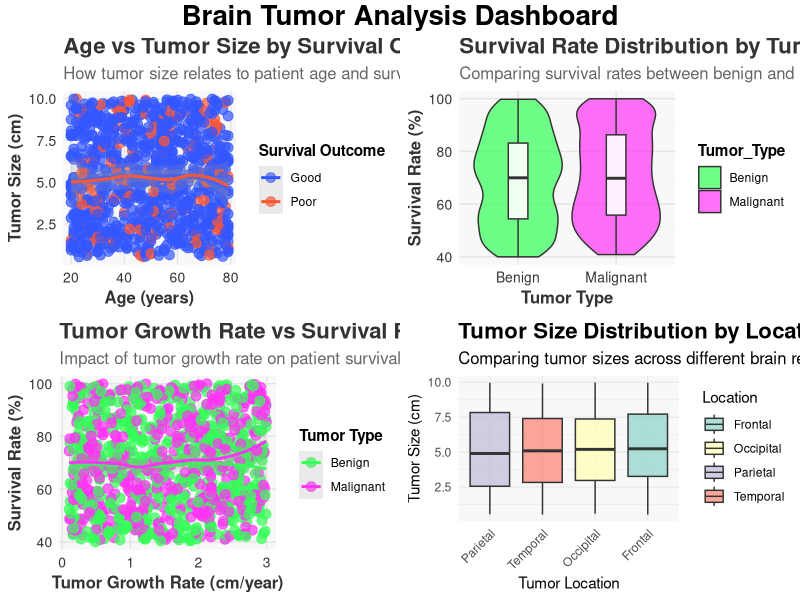
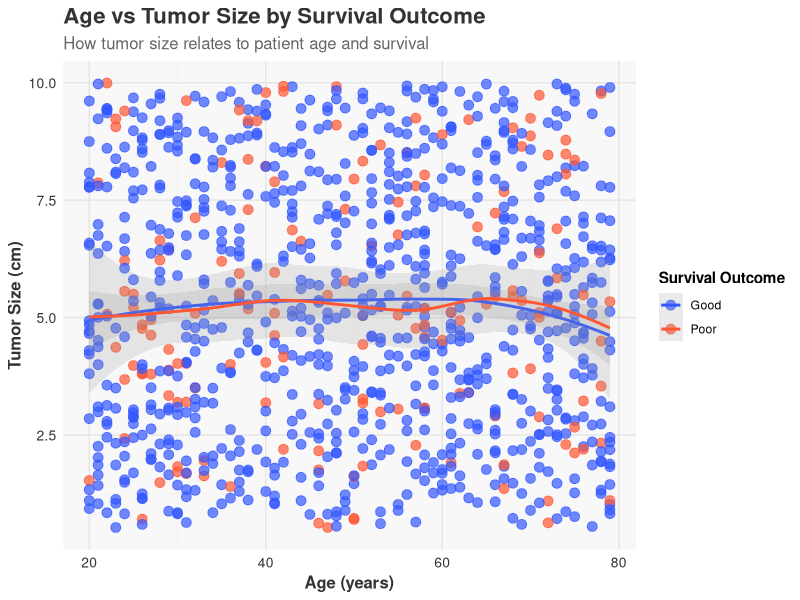
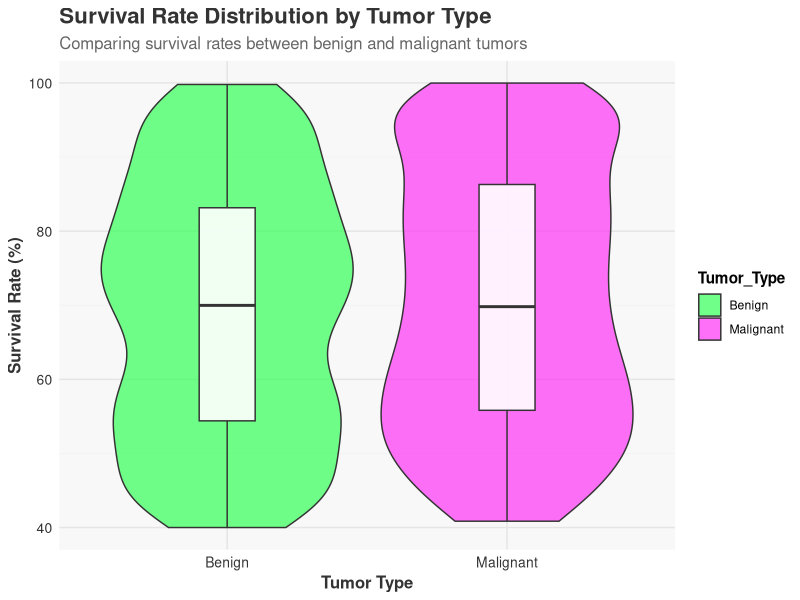
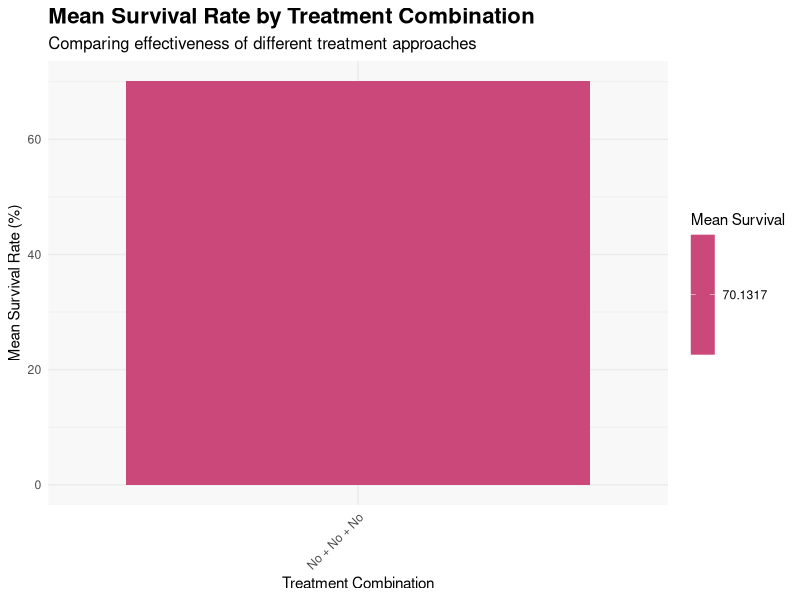
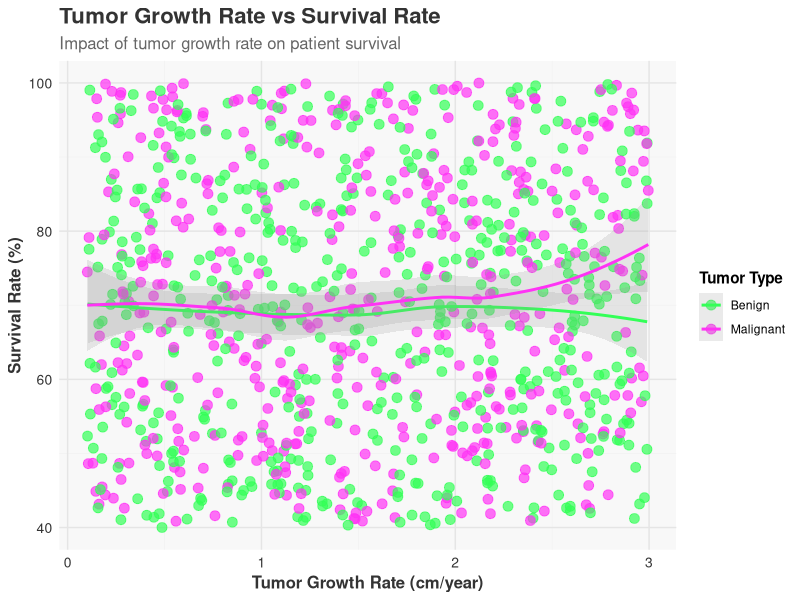
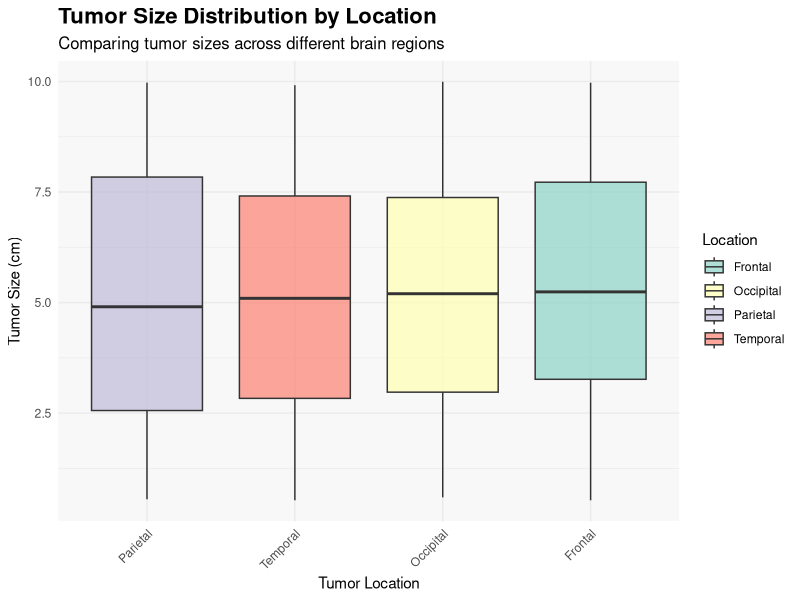
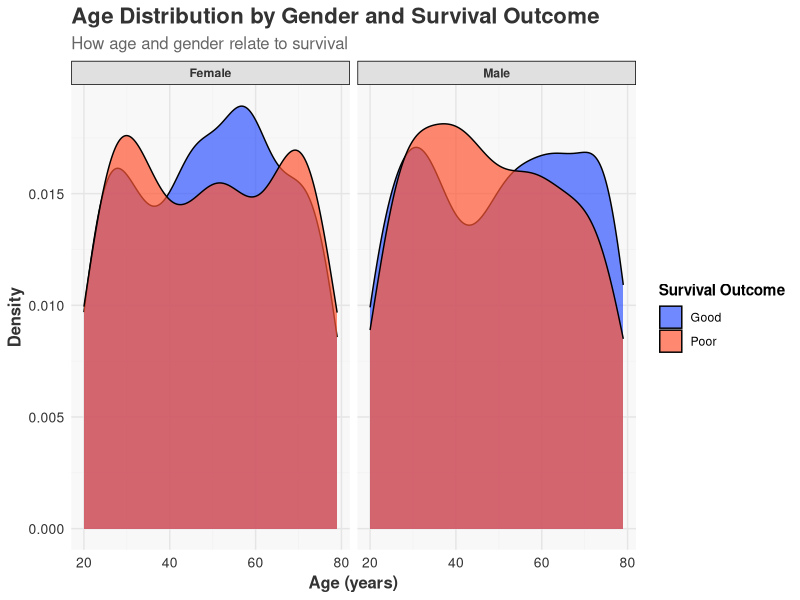
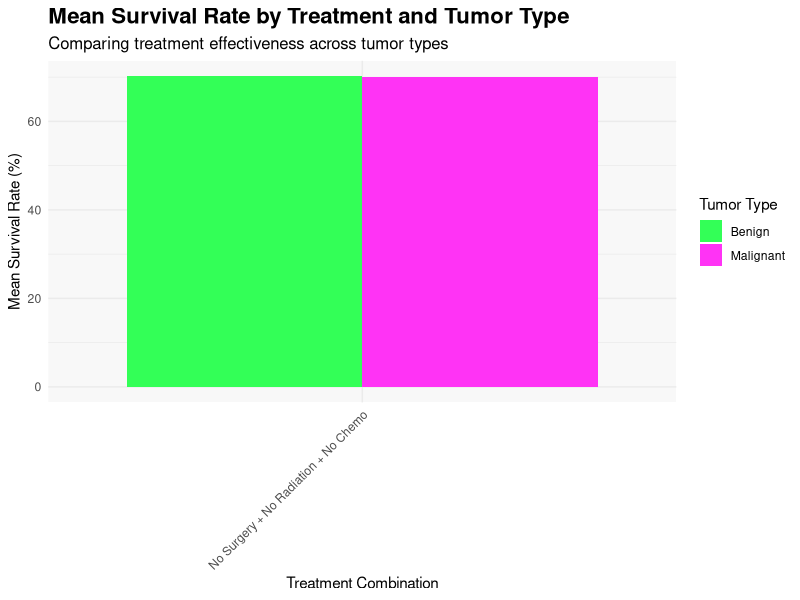

Recreate these plots in R, in order.
# Load required libraries
# List of required packages
pkgs <- c("tidyverse", "ggplot2", "viridis", "RColorBrewer", "gridExtra", "GGally")

# Install only the packages that are not already installed
to_install <- pkgs[!pkgs %in% rownames(installed.packages())]

if (length(to_install) > 0) {
  install.packages(to_install, repos = "https://cran.rstudio.com/")
} else {
  message("✅ All required packages are already installed.")
}

# Load all required packages
invisible(lapply(pkgs, library, character.only = TRUE))

# Create the plots directory if it doesn't exist
if (!dir.exists("plots/dataAnalysis")) {
  dir.create("plots/dataAnalysis", recursive = TRUE)
}

# Set a vibrant color palette
vibrant_colors <- c("#FF5733", "#33FF57", "#3357FF", "#FF33F5", "#F5FF33", "#33FFF5")
pastel_colors <- c("#FFB6C1", "#98FB98", "#ADD8E6", "#FFA07A", "#FFFACD", "#E6E6FA")
bold_colors <- c("#FF0000", "#00FF00", "#0000FF", "#FF00FF", "#FFFF00", "#00FFFF")

# Set a seed for reproducibility
set.seed(42)

# Load the dataset
data <- read.csv("data/processed/brain_tumor_data_clean.csv")

# Print basic summary
cat("Original Data Summary:\n")
cat("Dimensions:", dim(data), "\n")
cat("First few rows:\n")
print(head(data))

# --- Data Preprocessing ---

# Check for NA values before attempting to filter
cat("\nCount of NA values per column:\n")
print(colSums(is.na(data)))

# Handle missing values properly - instead of removing rows, let's fill NA values
if(any(is.na(data))) {
  # For numeric columns, fill with median
  numeric_cols <- c("Age", "Tumor_Size", "Survival_Rate", "Tumor_Growth_Rate")
  for(col in numeric_cols) {
    if(any(is.na(data[[col]]))) {
      data[[col]][is.na(data[[col]])] <- median(data[[col]], na.rm = TRUE)
      cat("Filled NA values in", col, "with median\n")
    }
  }
  
  # For categorical columns, fill with mode
  categorical_cols <- setdiff(names(data), c("Patient_ID", numeric_cols))
  for(col in categorical_cols) {
    if(any(is.na(data[[col]]))) {
      mode_val <- names(sort(table(data[[col]]), decreasing = TRUE))[1]
      data[[col]][is.na(data[[col]])] <- mode_val
      cat("Filled NA values in", col, "with mode:", mode_val, "\n")
    }
  }
}

# Check Survival_Binary values before conversion
cat("\nUnique values in Survival_Binary:", unique(data$Survival_Binary), "\n")

# Convert categorical variables to factors with appropriate levels
data <- data %>% 
  mutate(
    # Try to handle the case where Survival_Binary might have unexpected values
    Survival_Binary = case_when(
      Survival_Binary == "0" ~ "Poor",
      Survival_Binary == "1" ~ "Good",
      TRUE ~ as.character(Survival_Binary)  # Keep other values as is
    ),
    Survival_Binary = factor(Survival_Binary),
    
    Gender = factor(Gender),
    Tumor_Type = factor(Tumor_Type),
    Location = factor(Location),
    Histology = factor(Histology),
    
    # Convert other binary variables to Yes/No format
    Radiation_Treatment = ifelse(Radiation_Treatment == "1", "Yes", "No"),
    Surgery_Performed = ifelse(Surgery_Performed == "1", "Yes", "No"),
    Chemotherapy = ifelse(Chemotherapy == "1", "Yes", "No"),
    Family_History = ifelse(Family_History == "1", "Yes", "No"),
    Follow_Up_Required = ifelse(Follow_Up_Required == "1", "Yes", "No"),
    
    # Convert MRI_Result to factor
    MRI_Result = factor(MRI_Result)
  )

# Print updated factor levels
cat("\nSurvival_Binary levels after conversion:", levels(data$Survival_Binary), "\n")

# Remove Patient_ID
data <- data %>% select(-Patient_ID)

# Print summary after preprocessing
cat("\nData After Preprocessing:\n")
cat("Dimensions:", dim(data), "\n")
print(summary(data))

# --- Ensure a manageable dataset size for visualization ---

# If the dataset is too large, sample a subset
max_points <- 1000  # Maximum number of points for clear visualization
if(nrow(data) > max_points) {
  cat("\nSampling", max_points, "rows for clearer visualization\n")
  data_sample <- data %>% sample_n(max_points)
} else {
  data_sample <- data
}

# --- Create Enhanced Visualizations ---

# Function to create a consistent theme for all plots
create_vibrant_theme <- function() {
  theme_minimal() +
  theme(
    plot.background = element_rect(fill = "white", color = NA),
    panel.background = element_rect(fill = "#F8F8F8", color = NA),
    panel.grid.major = element_line(color = "gray90"),
    panel.grid.minor = element_line(color = "gray95"),
    plot.title = element_text(face = "bold", size = 16, color = "#333333"),
    plot.subtitle = element_text(size = 12, color = "#666666"),
    axis.title = element_text(face = "bold", size = 12, color = "#333333"),
    axis.text = element_text(size = 10, color = "#333333"),
    legend.background = element_rect(fill = "white", color = NA),
    legend.key = element_rect(fill = "white"),
    legend.title = element_text(face = "bold"),
    strip.background = element_rect(fill = "#E0E0E0"),
    strip.text = element_text(face = "bold", color = "#333333")
  )
}

# 1. Age vs Tumor Size by Survival Outcome - Improved Scatter Plot
p1 <- ggplot(data_sample, aes(x = Age, y = Tumor_Size, color = Survival_Binary)) +
  geom_point(alpha = 0.7, size = 3) +
  geom_smooth(method = "loess", se = TRUE, alpha = 0.2) +
  scale_color_manual(values = c("Poor" = "#FF5733", "Good" = "#3357FF")) +
  labs(
    title = "Age vs Tumor Size by Survival Outcome",
    subtitle = "How tumor size relates to patient age and survival",
    x = "Age (years)",
    y = "Tumor Size (cm)",
    color = "Survival Outcome"
  ) +
  create_vibrant_theme()

ggsave("plots/dataAnalysis/age_vs_tumor_size_survival.png", p1, width = 10, height = 7, bg = "white")

# 2. Survival Rate Distribution by Tumor Type - Violin Plot
p2 <- ggplot(data_sample, aes(x = Tumor_Type, y = Survival_Rate, fill = Tumor_Type)) +
  geom_violin(alpha = 0.7, scale = "width") +
  geom_boxplot(width = 0.2, alpha = 0.9, fill = "white") +
  scale_fill_manual(values = c("Benign" = "#33FF57", "Malignant" = "#FF33F5")) +
  labs(
    title = "Survival Rate Distribution by Tumor Type",
    subtitle = "Comparing survival rates between benign and malignant tumors",
    x = "Tumor Type",
    y = "Survival Rate (%)"
  ) +
  create_vibrant_theme()

ggsave("plots/dataAnalysis/survival_rate_by_tumor_type.png", p2, width = 10, height = 7, bg = "white")

# 3. Treatment Effectiveness - Bar Chart
treatment_data <- data %>%
  group_by(Surgery_Performed, Radiation_Treatment, Chemotherapy) %>%
  summarize(
    Mean_Survival = mean(Survival_Rate, na.rm = TRUE),
    Count = n(),
    .groups = "drop"
  ) %>%
  filter(Count >= 5)  # Filter out small groups

treatment_data$Treatment_Combo <- paste(
  treatment_data$Surgery_Performed,
  treatment_data$Radiation_Treatment,
  treatment_data$Chemotherapy,
  sep = " + "
)

p3 <- ggplot(treatment_data, aes(x = reorder(Treatment_Combo, Mean_Survival), 
                                y = Mean_Survival, 
                                fill = Mean_Survival)) +
  geom_bar(stat = "identity") +
  scale_fill_viridis_c(option = "plasma") +
  labs(
    title = "Mean Survival Rate by Treatment Combination",
    subtitle = "Comparing effectiveness of different treatment approaches",
    x = "Treatment Combination",
    y = "Mean Survival Rate (%)",
    fill = "Mean Survival"
  ) +
  theme_minimal() +
  theme(
    plot.background = element_rect(fill = "white", color = NA),
    panel.background = element_rect(fill = "#F8F8F8", color = NA),
    axis.text.x = element_text(angle = 45, hjust = 1),
    plot.title = element_text(face = "bold", size = 16),
    plot.subtitle = element_text(size = 12)
  )

ggsave("plots/dataAnalysis/treatment_effectiveness.png", p3, width = 12, height = 7, bg = "white")

# 4. Tumor Growth Rate vs Survival Rate by Tumor Type - Scatter Plot with Density
p4 <- ggplot(data_sample, aes(x = Tumor_Growth_Rate, y = Survival_Rate, color = Tumor_Type)) +
  geom_point(alpha = 0.7, size = 3) +
  geom_smooth(method = "loess", se = TRUE, alpha = 0.2) +
  scale_color_manual(values = c("Benign" = "#33FF57", "Malignant" = "#FF33F5")) +
  labs(
    title = "Tumor Growth Rate vs Survival Rate",
    subtitle = "Impact of tumor growth rate on patient survival",
    x = "Tumor Growth Rate (cm/year)",
    y = "Survival Rate (%)",
    color = "Tumor Type"
  ) +
  create_vibrant_theme()

ggsave("plots/dataAnalysis/growth_vs_survival_by_type.png", p4, width = 10, height = 7, bg = "white")

# 5. Tumor Size Distribution by Location - Box Plot
p5 <- ggplot(data_sample, aes(x = reorder(Location, Tumor_Size, FUN = median), 
                             y = Tumor_Size, 
                             fill = Location)) +
  geom_boxplot(alpha = 0.7) +
  scale_fill_brewer(palette = "Set3") +
  labs(
    title = "Tumor Size Distribution by Location",
    subtitle = "Comparing tumor sizes across different brain regions",
    x = "Tumor Location",
    y = "Tumor Size (cm)"
  ) +
  theme_minimal() +
  theme(
    plot.background = element_rect(fill = "white", color = NA),
    panel.background = element_rect(fill = "#F8F8F8", color = NA),
    axis.text.x = element_text(angle = 45, hjust = 1),
    plot.title = element_text(face = "bold", size = 16),
    plot.subtitle = element_text(size = 12)
  )

ggsave("plots/dataAnalysis/tumor_size_by_location.png", p5, width = 12, height = 7, bg = "white")

# 6. Age Distribution by Gender with Survival Outcome - Density Plot
p6 <- ggplot(data_sample, aes(x = Age, fill = Survival_Binary)) +
  geom_density(alpha = 0.7) +
  facet_wrap(~Gender) +
  scale_fill_manual(values = c("Poor" = "#FF5733", "Good" = "#3357FF")) +
  labs(
    title = "Age Distribution by Gender and Survival Outcome",
    subtitle = "How age and gender relate to survival",
    x = "Age (years)",
    y = "Density",
    fill = "Survival Outcome"
  ) +
  create_vibrant_theme()

ggsave("plots/dataAnalysis/age_distribution_by_gender_survival.png", p6, width = 10, height = 7, bg = "white")

# 7. Treatment Effect on Survival by Tumor Type - Bar Chart
# Create a combined treatment variable
data$Treatment <- paste(
  ifelse(data$Surgery_Performed == "Yes", "Surgery", "No Surgery"),
  ifelse(data$Radiation_Treatment == "Yes", "Radiation", "No Radiation"),
  ifelse(data$Chemotherapy == "Yes", "Chemo", "No Chemo"),
  sep = " + "
)

treatment_effect <- data %>%
  group_by(Treatment, Tumor_Type) %>%
  summarize(
    Mean_Survival = mean(Survival_Rate, na.rm = TRUE),
    Count = n(),
    .groups = "drop"
  ) %>%
  filter(Count >= 5)  # Filter out rare combinations

p7 <- ggplot(treatment_effect, aes(x = reorder(Treatment, Mean_Survival), 
                                  y = Mean_Survival, 
                                  fill = Tumor_Type)) +
  geom_bar(stat = "identity", position = "dodge") +
  scale_fill_manual(values = c("Benign" = "#33FF57", "Malignant" = "#FF33F5")) +
  labs(
    title = "Mean Survival Rate by Treatment and Tumor Type",
    subtitle = "Comparing treatment effectiveness across tumor types",
    x = "Treatment Combination",
    y = "Mean Survival Rate (%)",
    fill = "Tumor Type"
  ) +
  theme_minimal() +
  theme(
    plot.background = element_rect(fill = "white", color = NA),
    panel.background = element_rect(fill = "#F8F8F8", color = NA),
    axis.text.x = element_text(angle = 45, hjust = 1),
    plot.title = element_text(face = "bold", size = 16),
    plot.subtitle = element_text(size = 12)
  )

ggsave("plots/dataAnalysis/treatment_effect_by_tumor_type.png", p7, width = 14, height = 7, bg = "white")

# 8. Survival Prediction Heatmap
# Create a basic linear model for survival prediction
tryCatch({
  model <- lm(Survival_Rate ~ Age + Tumor_Size + Tumor_Growth_Rate + Tumor_Type, data = data)
  
  # Create prediction grid
  age_range <- seq(min(data$Age), max(data$Age), length.out = 20)
  size_range <- seq(min(data$Tumor_Size), max(data$Tumor_Size), length.out = 20)
  
  prediction_grid <- expand.grid(
    Age = age_range,
    Tumor_Size = size_range,
    Tumor_Growth_Rate = median(data$Tumor_Growth_Rate),
    Tumor_Type = factor("Malignant", levels = levels(data$Tumor_Type))
  )
  
  # Add predictions
  prediction_grid$Predicted_Survival <- predict(model, newdata = prediction_grid)
  
  # Create heatmap
  p8 <- ggplot(prediction_grid, aes(x = Age, y = Tumor_Size, fill = Predicted_Survival)) +
    geom_tile() +
    scale_fill_viridis_c(option = "plasma", name = "Predicted\nSurvival Rate") +
    labs(
      title = "Predicted Survival Rate by Age and Tumor Size",
      subtitle = "Based on linear regression model",
      x = "Age (years)",
      y = "Tumor Size (cm)"
    ) +
    theme_minimal() +
    theme(
      plot.background = element_rect(fill = "white", color = NA),
      panel.background = element_rect(fill = "#F8F8F8", color = NA),
      plot.title = element_text(face = "bold", size = 16),
      plot.subtitle = element_text(size = 12)
    )
  
  ggsave("plots/dataAnalysis/survival_prediction_heatmap.png", p8, width = 10, height = 8, bg = "white")
  
  # Print model summary
  cat("\nSurvival Prediction Model Summary:\n")
  print(summary(model))
  
}, error = function(e) {
  cat("Could not create survival prediction model:", e$message, "\n")
})

# 9. Symptom Analysis
# Extract the top 5 most common symptoms
symptom_counts <- c(
  table(data$Symptom_1),
  table(data$Symptom_2),
  table(data$Symptom_3)
)
symptom_counts <- sort(symptom_counts, decreasing = TRUE)
top_symptoms <- names(symptom_counts)[1:min(5, length(symptom_counts))]

# Create a dataset for symptom analysis
symptom_data <- data.frame(
  Symptom = c(as.character(data$Symptom_1), 
              as.character(data$Symptom_2), 
              as.character(data$Symptom_3)),
  Tumor_Type = rep(as.character(data$Tumor_Type), 3),
  Survival_Rate = rep(data$Survival_Rate, 3)
)

# Filter for top symptoms
symptom_data <- symptom_data %>%
  filter(Symptom %in% top_symptoms & !is.na(Symptom))

# Calculate average survival rate by symptom and tumor type
symptom_summary <- symptom_data %>%
  group_by(Symptom, Tumor_Type) %>%
  summarize(
    Mean_Survival = mean(Survival_Rate, na.rm = TRUE),
    Count = n(),
    .groups = "drop"
  ) %>%
  filter(Count >= 5)  # Filter out rare combinations

# Create plot
p9 <- ggplot(symptom_summary, aes(x = reorder(Symptom, Mean_Survival), 
                                y = Mean_Survival, 
                                fill = Tumor_Type)) +
  geom_bar(stat = "identity", position = "dodge", alpha = 0.8) +
  scale_fill_manual(values = c("Benign" = "#33FF57", "Malignant" = "#FF33F5")) +
  labs(
    title = "Mean Survival Rate by Symptom and Tumor Type",
    subtitle = "Impact of common symptoms on survival",
    x = "Symptom",
    y = "Mean Survival Rate (%)",
    fill = "Tumor Type"
  ) +
  theme_minimal() +
  theme(
    plot.background = element_rect(fill = "white", color = NA),
    panel.background = element_rect(fill = "#F8F8F8", color = NA),
    axis.text.x = element_text(angle = 45, hjust = 1),
    plot.title = element_text(face = "bold", size = 16),
    plot.subtitle = element_text(size = 12)
  )

ggsave("plots/dataAnalysis/symptom_impact_analysis.png", p9, width = 12, height = 7, bg = "white")

# 10. Advanced Pair Plot for Numeric Variables
# Try to create a pairplot for better variable relationships
tryCatch({
  # Select numeric variables and add Survival_Binary for color
  pair_data <- data_sample %>%
    select(Age, Tumor_Size, Survival_Rate, Tumor_Growth_Rate, Survival_Binary)
  
  # Create pairplot
  p10 <- ggpairs(pair_data,
                columns = 1:4,
                aes(color = Survival_Binary),
                upper = list(continuous = "density", combo = "box_no_facet"),
                lower = list(continuous = "points", combo = "dot_no_facet"),
                diag = list(continuous = "densityDiag"),
                axisLabels = "show") +
    scale_color_manual(values = c("Poor" = "#FF5733", "Good" = "#3357FF")) +
    scale_fill_manual(values = c("Poor" = "#FF5733", "Good" = "#3357FF")) +
    labs(title = "Relationships Between Key Numeric Variables",
         subtitle = "Colored by survival outcome") +
    theme_minimal() +
    theme(
      plot.background = element_rect(fill = "white", color = NA),
      panel.background = element_rect(fill = "#F8F8F8", color = NA),
      plot.title = element_text(face = "bold", size = 16),
      plot.subtitle = element_text(size = 12)
    )
  
  ggsave("plots/dataAnalysis/numeric_variables_relationships.png", p10, width = 12, height = 10, bg = "white")
}, error = function(e) {
  cat("Could not create pairplot:", e$message, "\n")
})

# Optional: Create a multi-panel dashboard of selected plots
# Try to combine 4 of the most informative plots
tryCatch({
  # Create a 2x2 grid of selected plots
  combined_plot <- grid.arrange(
    p1, p2, p4, p5,
    ncol = 2,
    top = grid::textGrob("Brain Tumor Analysis Dashboard", 
                         gp = grid::gpar(fontsize = 20, fontface = "bold"))
  )
  
  ggsave("plots/dataAnalysis/brain_tumor_dashboard.png", combined_plot, width = 16, height = 12, bg = "white")
}, error = function(e) {
  cat("Could not create dashboard:", e$message, "\n")
})

# Print key correlations - with better error handling
cat("\n--- KEY CORRELATIONS ---\n")

# Safely calculate correlations
safe_cor <- function(x, y, group = NULL) {
  tryCatch({
    if (is.null(group)) {
      result <- cor(x, y, use = "pairwise.complete.obs")
    } else {
      result <- cor(x[group], y[group], use = "pairwise.complete.obs")
    }
    return(result)
  }, error = function(e) {
    return(NA)
  })
}

# Overall correlations
cat("Age vs Tumor Size: ", safe_cor(data$Age, data$Tumor_Size), "\n")
cat("Age vs Survival Rate: ", safe_cor(data$Age, data$Survival_Rate), "\n")
cat("Tumor Size vs Survival Rate: ", safe_cor(data$Tumor_Size, data$Survival_Rate), "\n")
cat("Tumor Growth Rate vs Survival Rate: ", safe_cor(data$Tumor_Growth_Rate, data$Survival_Rate), "\n")

# Correlations by groups - only if we have data for both groups
if (sum(data$Survival_Binary == "Poor", na.rm = TRUE) > 5) {
  poor_indices <- which(data$Survival_Binary == "Poor")
  cat("\nCorrelations for Poor Survival group:\n")
  cat("Age vs Tumor Size: ", safe_cor(data$Age, data$Tumor_Size, poor_indices), "\n")
  cat("Tumor Size vs Survival Rate: ", safe_cor(data$Tumor_Size, data$Survival_Rate, poor_indices), "\n")
}

if (sum(data$Survival_Binary == "Good", na.rm = TRUE) > 5) {
  good_indices <- which(data$Survival_Binary == "Good")
  cat("\nCorrelations for Good Survival group:\n")
  cat("Age vs Tumor Size: ", safe_cor(data$Age, data$Tumor_Size, good_indices), "\n")
  cat("Tumor Size vs Survival Rate: ", safe_cor(data$Tumor_Size, data$Survival_Rate, good_indices), "\n")
}

cat("\nAll visualizations saved to plots/dataAnalysis directory.\n")